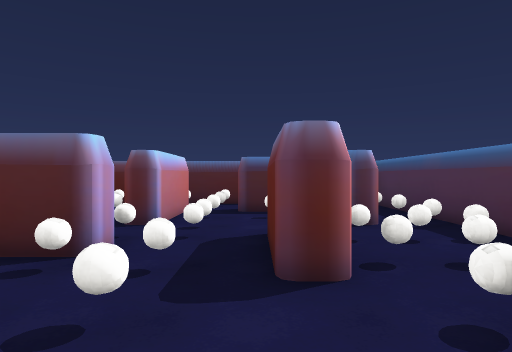
[1] (above)

18 first-person views from a walk through a scene from a Unity 3-D project. The camera is 1.4 m above the floor, looks level and sees 75° across. The floor is counted in squares, 1.8 m on a side. Each view is taken from the middle of a square. On the plan, view 1 faces up. The plan holds only what a view shows up to about 11 squares ahead; the rest is blank. The player character is not drawn. Some surface patterns are stand-ins.

[2]
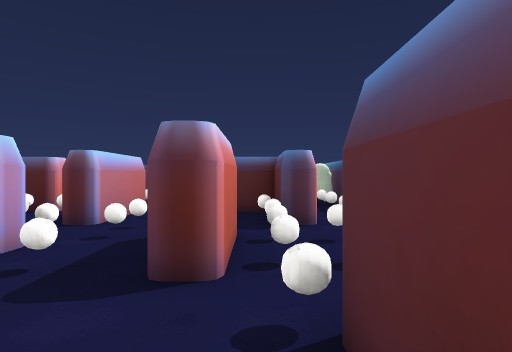

[3]
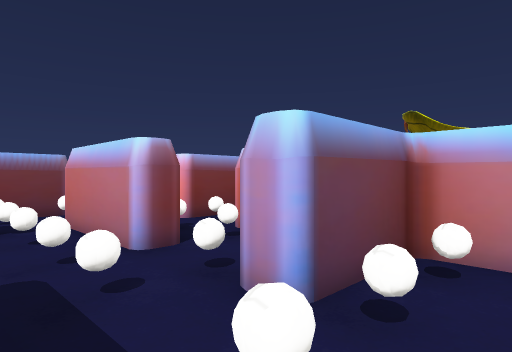

[4]
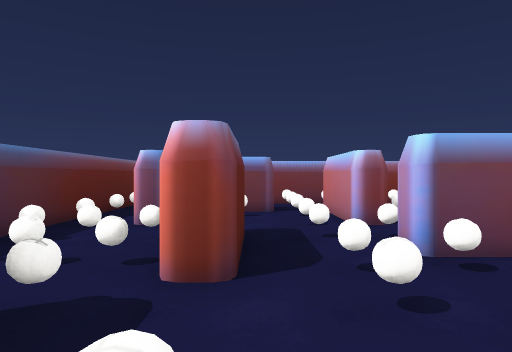

[5]
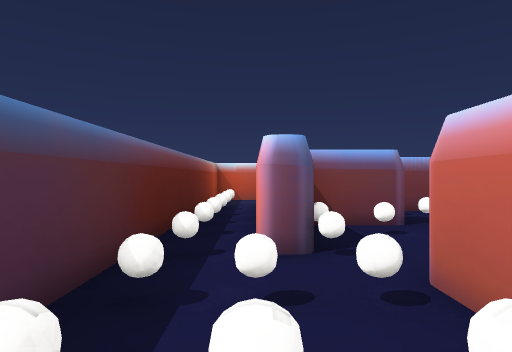

[6]
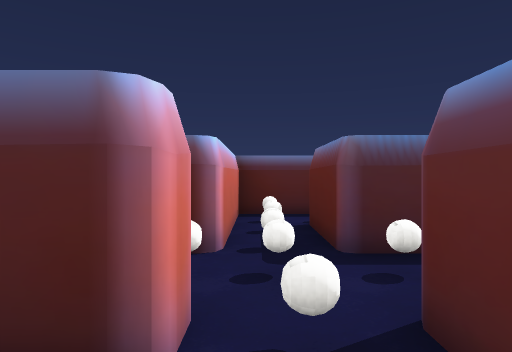

[7]
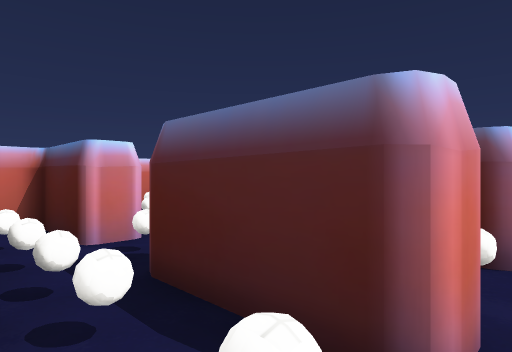

[8]
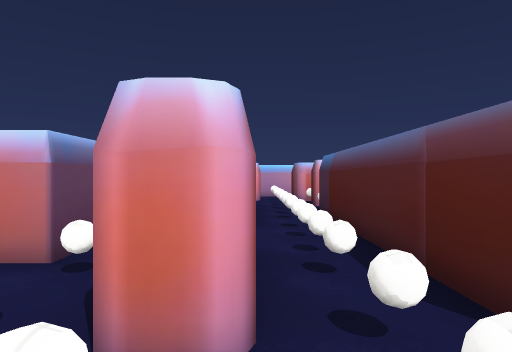

[9]
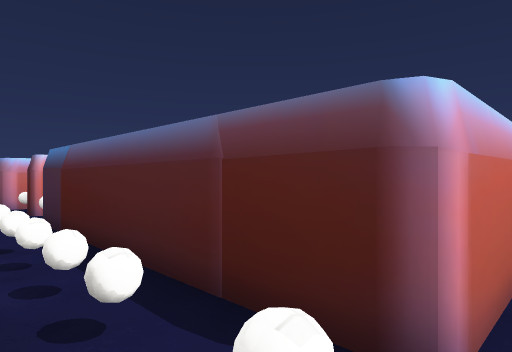

[10]
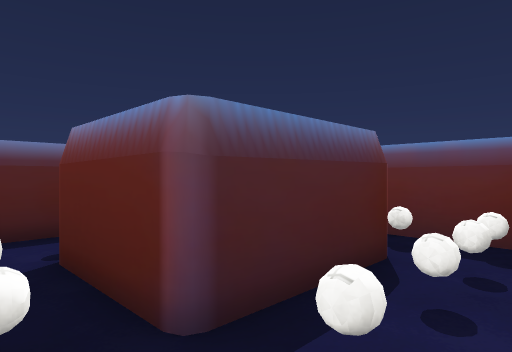

[11]
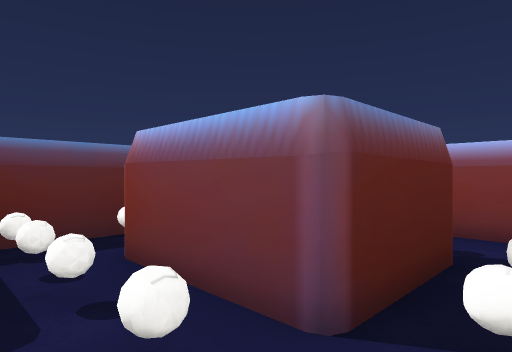

[12]
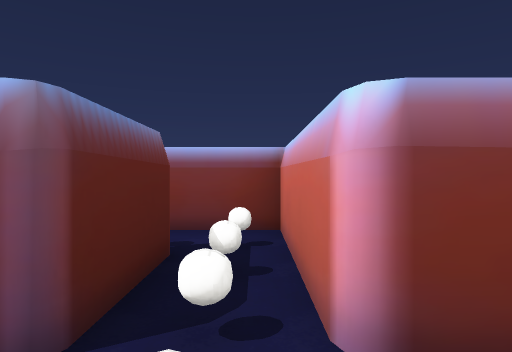

[13]
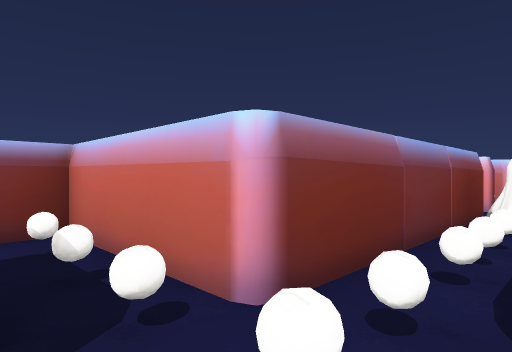

[14]
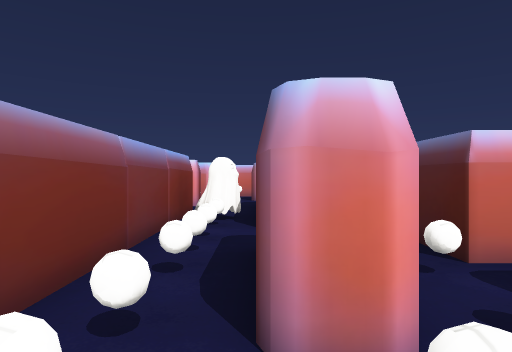

[15]
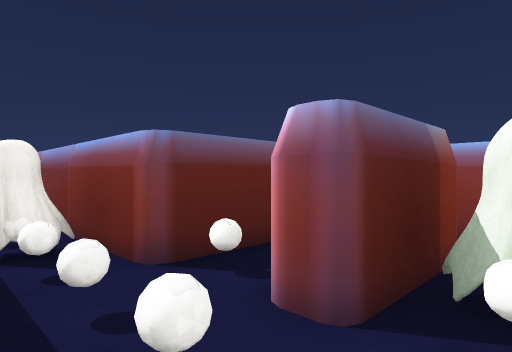

[16]
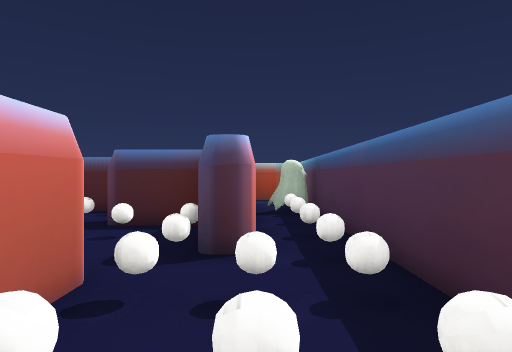

[17]
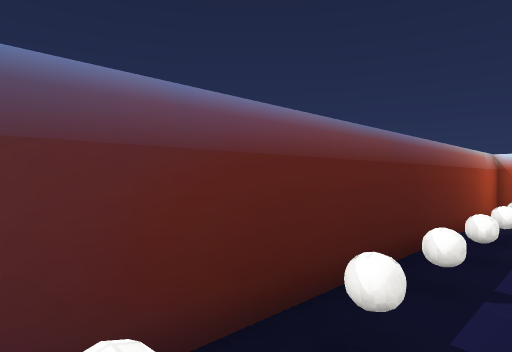

[18]
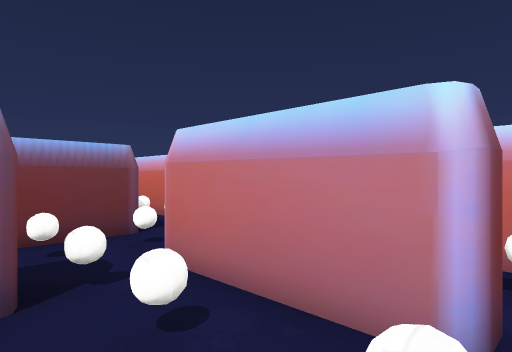

### Floor plan
Points are (right, up) in squares from view 1. A wall is a line through its corners. A room is listed if a view was taken in it or the views show most of it. See-through windows are left out.
Room 1 (views 1, 2, 3, 4, 5, 6, 7, 8, 9, 10, 11, 12, 13, 14, 15, 16, 17, 18)
walls: (-5.8, 6.2) (-5, 6.2); (-5, 0.9) (-6, 0.9); (-3.4, 4.6) (-3.4, 3.8) (-1.6, 3.8) (-1.6, 3.2) (-2.5, 3.2); (-8.1, 9.4) (-9.1, 9.4); (-5.5, -2.3) (-3.4, -2.3) (-3.4, -5.8) (-1.8, -5.8); (-9.4, -4) (-9.4, -2.4) (-7.1, -2.4); (-0.2, -0.3) (1.1, -0.3); (1.4, 5.5) (1.4, 7); (1.4, 0.5) (1.4, 1.6); (1.5, 7.3) (-0.2, 7.3); (1.4, 8.5) (1.4, 10); (-1.8, 12.8) (-3.4, 12.8) (-3.4, 9.4) (-4.5, 9.4); (3.2, 1.5) (3.2, 10.4); (1.4, -3) (1.4, -1.5); (2.5, 12.8) (2, 12.8); (2, -5.8) (2.5, -5.8)
ways out: opening at (2, -5); opening at (3, 2)
objects: other object (-13, -4) to (-13, -3); other object (-13, -1) to (-13, 1); other object (-13, 6) to (-13, 8); other object (-13, 9); other object (-13, 10) to (-13, 11); other object (-12, -3); other object (-12, 9); other object (-12, 10); other object (-11, -4); other object (-11, -3); other object (-11, -2); other object (-11, 9); other object (-11, 10) to (-11, 11); other object (-10, -3); other object (-10, -2); other object (-10, 9); other object (-10, 10); other object (-9, -2); other object (-9, 7) to (-7, 8); other object (-9, 9); other object (-8, -2); other object (-8, -1); other object (-8, 9); other object (-7, -2); other object (-7, 7); other object (-7, 9); other object (-7, 10) to (-5, 10); other object (-6, -3); other object (-6, -2); other object (-6, 7); other object (-6, 8); other object (-6, 9); other object (-5, -2); other object (-5, -1) to (-4, -1); other object (-5, 0); other object (-5, 7); other object (-5, 8) to (-4, 8); other object (-5, 9); other object (-4, -2); other object (-4, 0); other object (-4, 7); other object (-4, 9); other object (-3, -5); other object (-3, -4); other object (-3, -3); other object (-3, -2); other object (-3, 0); other object (-3, 1); other object (-3, 2); other object (-3, 4); other object (-3, 5); other object (-3, 7); other object (-3, 9); other object (-3, 10); other object (-3, 11); other object (-3, 12); other object (-2, -4) to (0, -3); other object (-2, -2); other object (-2, 0) to (-2, 1); other object (-2, 4); other object (-2, 6) to (-2, 7); other object (-2, 9); other object (-2, 10) to (0, 11); other object (-1, -2); other object (-1, 0); other object (-1, 1); other object (-1, 2); other object (-1, 3); other object (-1, 4); other object (-1, 5); other object (-1, 6); other object (-1, 7); other object (-1, 9); other object (0, -2); other object (0, 1); other object (0, 3) to (0, 4); other object (0, 6); other object (0, 9); other object (1, -3); other object (1, -2); other object (1, 1); other object (1, 2); other object (1, 3); other object (1, 4); other object (1, 5); other object (1, 6); other object (1, 9); other object (1, 10); other object (2, 3); other object (2, 4); other object (3, 2); other object (3, 3); other object (3, 4); other object (3, 5); other object (3, 6); other object (3, 7); other object (3, 9)

Where each view was taken, in squares from view 1:
view 1: 0 up, 0 right, facing up
view 2: 0 up, 1 right, facing up
view 3: 5 up, 0 right, facing down-left
view 4: 7 up, 0 right, facing down
view 5: 5 up, 2 right, facing down
view 6: 6 up, 3 left, facing up
view 7: 6 up, 3 left, facing up-left
view 8: 8 up, 2 left, facing left
view 9: 8 up, 3 left, facing up-left
view 10: 8 up, 3 left, facing up-right
view 11: 1 down, 3 left, facing down-right
view 12: 1 down, 3 left, facing down
view 13: 1 down, 2 left, facing down-left
view 14: 1 down, 2 left, facing left
view 15: 1 down, 12 left, facing down-right
view 16: 2 up, 2 right, facing up
view 17: 2 up, 2 right, facing down-right
view 18: 2 up, 0 right, facing down-left
